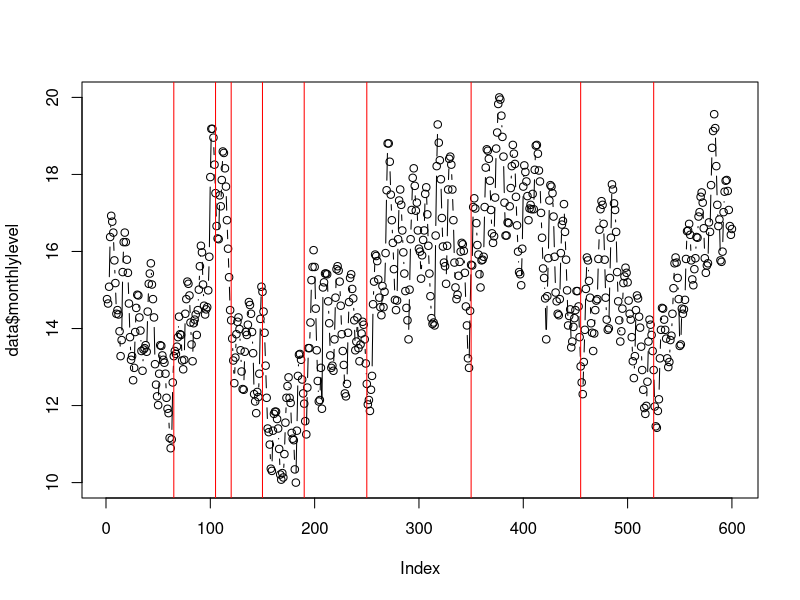
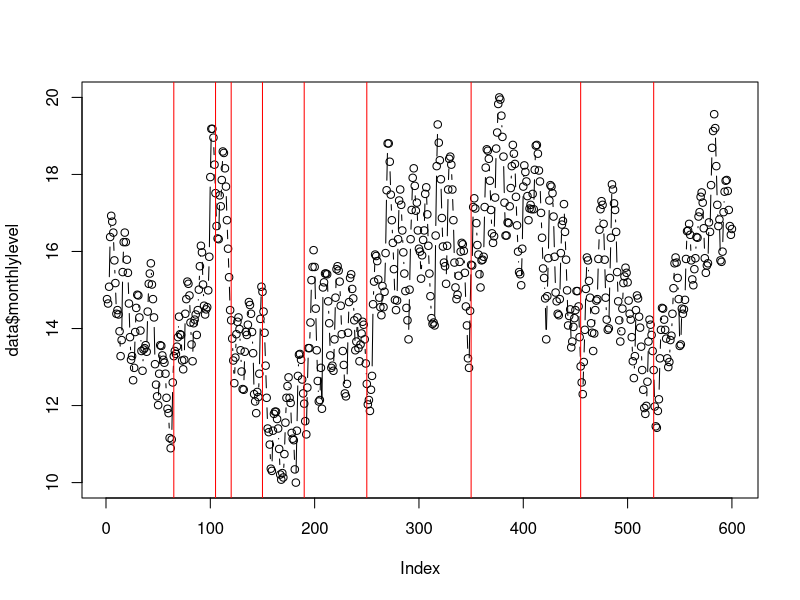

The R script that drew these images, in order:
chps <- c(65,105,120,150, 190, 250, 350, 455, 525)

data  <- read.table("./data/monthly-lake-erie-levels-1921-19.csv", sep = ",", header = TRUE)

data$monthlylevel <- as.numeric(data$Monthly.Lake.Erie.Levels.1921...1970.)

plot(data$monthlylevel, type = 'b')
abline(v=chps, col="red")

write.table(data$monthlylevel, file="./data/sigLakeLevel.dat", row.names = FALSE, col.names = FALSE)

write.table(chps, file="./data/changesErieLake.dat", row.names = FALSE, col.names = FALSE)
png("./data/sigWithChangesErieLake.PNG")
plot(data$monthlylevel, type = 'b')
abline(v=chps, col="red")

dev.off()